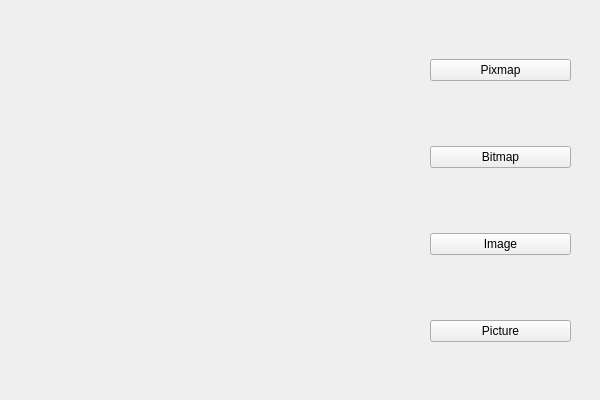
<?xml version="1.0" encoding="UTF-8"?>
<ui version="4.0">
 <class>Widget</class>
 <widget class="QWidget" name="Widget">
  <property name="geometry">
   <rect>
    <x>0</x>
    <y>0</y>
    <width>600</width>
    <height>400</height>
   </rect>
  </property>
  <property name="minimumSize">
   <size>
    <width>600</width>
    <height>400</height>
   </size>
  </property>
  <property name="maximumSize">
   <size>
    <width>600</width>
    <height>400</height>
   </size>
  </property>
  <property name="windowTitle">
   <string>Widget</string>
  </property>
  <widget class="QWidget" name="widget" native="true">
   <property name="geometry">
    <rect>
     <x>430</x>
     <y>0</y>
     <width>141</width>
     <height>401</height>
    </rect>
   </property>
   <property name="minimumSize">
    <size>
     <width>124</width>
     <height>381</height>
    </size>
   </property>
   <property name="contextMenuPolicy">
    <enum>Qt::DefaultContextMenu</enum>
   </property>
   <layout class="QVBoxLayout" name="verticalLayout">
    <item>
     <widget class="QPushButton" name="bt_pixmap">
      <property name="text">
       <string>Pixmap</string>
      </property>
     </widget>
    </item>
    <item>
     <widget class="QPushButton" name="bt_bitmap">
      <property name="text">
       <string>Bitmap</string>
      </property>
     </widget>
    </item>
    <item>
     <widget class="QPushButton" name="bt_image">
      <property name="text">
       <string>Image</string>
      </property>
     </widget>
    </item>
    <item>
     <widget class="QPushButton" name="bt_picture">
      <property name="text">
       <string>Picture</string>
      </property>
     </widget>
    </item>
   </layout>
  </widget>
 </widget>
 <resources/>
 <connections/>
</ui>
